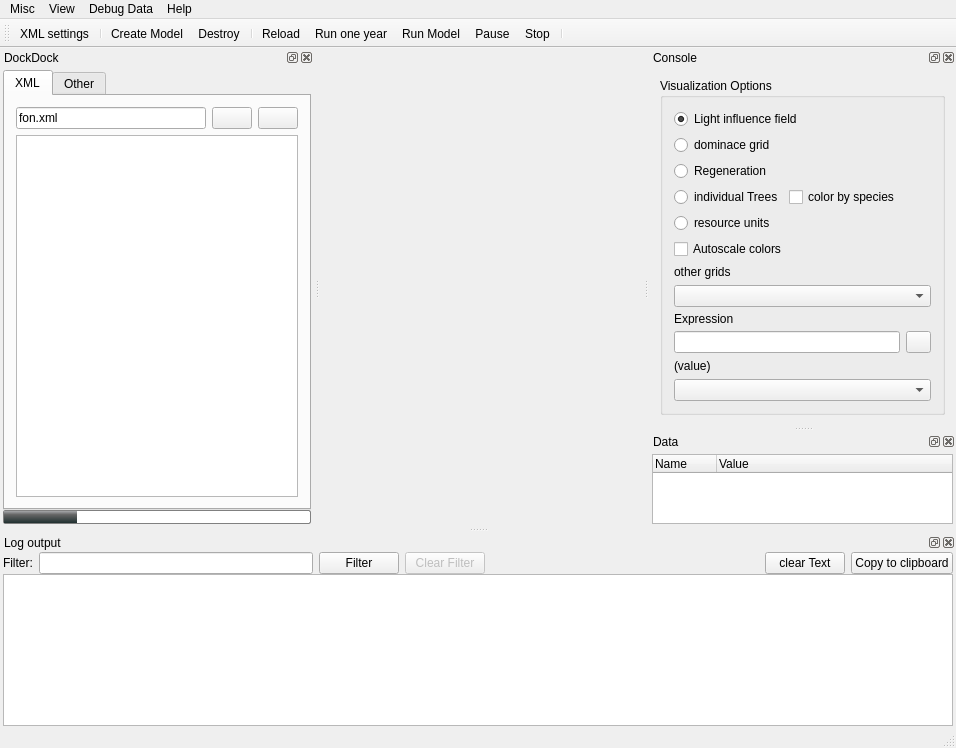
<?xml version="1.0" encoding="UTF-8"?>
<ui version="4.0">
 <class>MainWindowClass</class>
 <widget class="QMainWindow" name="MainWindowClass">
  <property name="geometry">
   <rect>
    <x>0</x>
    <y>0</y>
    <width>956</width>
    <height>748</height>
   </rect>
  </property>
  <property name="windowTitle">
   <string>iLand Viewer</string>
  </property>
  <property name="windowIcon">
   <iconset resource="res/iland.qrc">
    <normaloff>:/icon4.png</normaloff>:/icon4.png</iconset>
  </property>
  <widget class="QWidget" name="centralWidget">
   <layout class="QHBoxLayout" name="horizontalLayout_2">
    <property name="spacing">
     <number>0</number>
    </property>
    <property name="margin">
     <number>0</number>
    </property>
    <item>
     <widget class="PaintArea" name="PaintWidget" native="true">
      <property name="sizePolicy">
       <sizepolicy hsizetype="Expanding" vsizetype="Expanding">
        <horstretch>2</horstretch>
        <verstretch>0</verstretch>
       </sizepolicy>
      </property>
      <property name="cursor">
       <cursorShape>CrossCursor</cursorShape>
      </property>
      <property name="autoFillBackground">
       <bool>true</bool>
      </property>
     </widget>
    </item>
   </layout>
  </widget>
  <widget class="QMenuBar" name="menuBar">
   <property name="geometry">
    <rect>
     <x>0</x>
     <y>0</y>
     <width>956</width>
     <height>20</height>
    </rect>
   </property>
   <widget class="QMenu" name="menuOutput_menu">
    <property name="title">
     <string>Misc</string>
    </property>
    <widget class="QMenu" name="menuLog_Level">
     <property name="title">
      <string>Log Level</string>
     </property>
     <addaction name="actionDebug"/>
     <addaction name="actionInfo"/>
     <addaction name="actionWarning"/>
     <addaction name="actionError"/>
    </widget>
    <addaction name="actionTreelist"/>
    <addaction name="actionFON_grid"/>
    <addaction name="actionOutput_table_description"/>
    <addaction name="actionTimers"/>
    <addaction name="menuLog_Level"/>
    <addaction name="separator"/>
    <addaction name="actionImageToClipboard"/>
   </widget>
   <widget class="QMenu" name="menuView">
    <property name="title">
     <string>View</string>
    </property>
    <addaction name="actionShow_Debug_Messages"/>
   </widget>
   <widget class="QMenu" name="menuDebug_Data">
    <property name="title">
     <string>Debug Data</string>
    </property>
    <addaction name="actionSelect_Data_Types"/>
    <addaction name="actionClearDebugOutput"/>
    <addaction name="actionTree_NPP"/>
    <addaction name="actionTree_Partition"/>
    <addaction name="actionTree_Growth"/>
    <addaction name="actionWater_Output"/>
    <addaction name="actionDaily_responses_Output"/>
    <addaction name="action_debugEstablishment"/>
    <addaction name="actionSnag_Dynamics"/>
    <addaction name="actionPerformance"/>
    <addaction name="actionDynamic_Output"/>
   </widget>
   <widget class="QMenu" name="menuHelp">
    <property name="title">
     <string>Help</string>
    </property>
    <addaction name="actionOnline_ressources"/>
    <addaction name="actionAbout"/>
   </widget>
   <addaction name="menuOutput_menu"/>
   <addaction name="menuView"/>
   <addaction name="menuDebug_Data"/>
   <addaction name="menuHelp"/>
  </widget>
  <widget class="QToolBar" name="mainToolBar">
   <property name="iconSize">
    <size>
     <width>32</width>
     <height>32</height>
    </size>
   </property>
   <property name="toolButtonStyle">
    <enum>Qt::ToolButtonTextUnderIcon</enum>
   </property>
   <attribute name="toolBarArea">
    <enum>TopToolBarArea</enum>
   </attribute>
   <attribute name="toolBarBreak">
    <bool>false</bool>
   </attribute>
   <addaction name="actionEdit_XML_settings"/>
   <addaction name="separator"/>
   <addaction name="actionModelCreate"/>
   <addaction name="actionModelDestroy"/>
   <addaction name="separator"/>
   <addaction name="actionReload"/>
   <addaction name="actionRun_one_year"/>
   <addaction name="actionModelRun"/>
   <addaction name="actionPause"/>
   <addaction name="actionStop"/>
   <addaction name="separator"/>
  </widget>
  <widget class="QStatusBar" name="statusBar"/>
  <widget class="QDockWidget" name="dockEditor">
   <property name="windowTitle">
    <string>DockDock</string>
   </property>
   <attribute name="dockWidgetArea">
    <number>1</number>
   </attribute>
   <widget class="QWidget" name="dockWidgetContents_3">
    <layout class="QVBoxLayout" name="verticalLayout_5">
     <property name="spacing">
      <number>0</number>
     </property>
     <property name="margin">
      <number>3</number>
     </property>
     <item>
      <widget class="QTabWidget" name="editStack">
       <property name="sizePolicy">
        <sizepolicy hsizetype="Preferred" vsizetype="Preferred">
         <horstretch>0</horstretch>
         <verstretch>0</verstretch>
        </sizepolicy>
       </property>
       <property name="minimumSize">
        <size>
         <width>0</width>
         <height>0</height>
        </size>
       </property>
       <property name="currentIndex">
        <number>0</number>
       </property>
       <widget class="QWidget" name="editStackPage1">
        <attribute name="title">
         <string>XML</string>
        </attribute>
        <layout class="QVBoxLayout" name="verticalLayout">
         <item>
          <layout class="QHBoxLayout" name="horizontalLayout">
           <item>
            <widget class="QLineEdit" name="initFileName">
             <property name="text">
              <string>fon.xml</string>
             </property>
            </widget>
           </item>
           <item>
            <widget class="QPushButton" name="openFile">
             <property name="toolTip">
              <string>Select a project file </string>
             </property>
             <property name="text">
              <string/>
             </property>
             <property name="icon">
              <iconset resource="res/iland.qrc">
               <normaloff>:/document-open.png</normaloff>:/document-open.png</iconset>
             </property>
             <property name="iconSize">
              <size>
               <width>16</width>
               <height>16</height>
              </size>
             </property>
            </widget>
           </item>
           <item>
            <widget class="QPushButton" name="saveFile">
             <property name="toolTip">
              <string>Save the current project file</string>
             </property>
             <property name="text">
              <string/>
             </property>
             <property name="icon">
              <iconset resource="res/iland.qrc">
               <normaloff>:/document-save.png</normaloff>:/document-save.png</iconset>
             </property>
             <property name="iconSize">
              <size>
               <width>16</width>
               <height>16</height>
              </size>
             </property>
            </widget>
           </item>
          </layout>
         </item>
         <item>
          <widget class="QTextEdit" name="iniEdit">
           <property name="enabled">
            <bool>true</bool>
           </property>
           <property name="sizePolicy">
            <sizepolicy hsizetype="Expanding" vsizetype="Expanding">
             <horstretch>0</horstretch>
             <verstretch>1</verstretch>
            </sizepolicy>
           </property>
           <property name="maximumSize">
            <size>
             <width>1000</width>
             <height>16777215</height>
            </size>
           </property>
          </widget>
         </item>
        </layout>
       </widget>
       <widget class="QWidget" name="editStackPage2">
        <attribute name="title">
         <string>Other</string>
        </attribute>
        <layout class="QVBoxLayout" name="verticalLayout_2">
         <item>
          <widget class="QTabWidget" name="tabWidget">
           <property name="sizePolicy">
            <sizepolicy hsizetype="Expanding" vsizetype="Expanding">
             <horstretch>0</horstretch>
             <verstretch>2</verstretch>
            </sizepolicy>
           </property>
           <property name="currentIndex">
            <number>0</number>
           </property>
           <widget class="QWidget" name="tab_2">
            <attribute name="title">
             <string>Stamping</string>
            </attribute>
            <widget class="QPushButton" name="stampTrees">
             <property name="geometry">
              <rect>
               <x>90</x>
               <y>10</y>
               <width>91</width>
               <height>23</height>
              </rect>
             </property>
             <property name="minimumSize">
              <size>
               <width>0</width>
               <height>0</height>
              </size>
             </property>
             <property name="text">
              <string>stamp trees</string>
             </property>
            </widget>
            <widget class="QPushButton" name="fonRun">
             <property name="geometry">
              <rect>
               <x>10</x>
               <y>10</y>
               <width>75</width>
               <height>23</height>
              </rect>
             </property>
             <property name="text">
              <string>Setup FON</string>
             </property>
            </widget>
            <widget class="QGroupBox" name="gEditTree_2">
             <property name="geometry">
              <rect>
               <x>10</x>
               <y>40</y>
               <width>268</width>
               <height>121</height>
              </rect>
             </property>
             <property name="title">
              <string>Edit tree</string>
             </property>
             <layout class="QGridLayout" name="gridLayout_2">
              <item row="0" column="0" rowspan="2">
               <widget class="QDoubleSpinBox" name="treeDbh">
                <property name="toolTip">
                 <string>diameter (cm)</string>
                </property>
                <property name="maximum">
                 <double>299.990000000000009</double>
                </property>
               </widget>
              </item>
              <item row="0" column="1" rowspan="2">
               <widget class="QDoubleSpinBox" name="treeHeight">
                <property name="toolTip">
                 <string>Height [m]</string>
                </property>
               </widget>
              </item>
              <item row="0" column="2">
               <widget class="QPushButton" name="treeChange">
                <property name="text">
                 <string>Change</string>
                </property>
               </widget>
              </item>
              <item row="1" column="2" rowspan="2">
               <widget class="QPushButton" name="pbSetAsDebug">
                <property name="text">
                 <string>debug tree</string>
                </property>
               </widget>
              </item>
              <item row="2" column="0">
               <widget class="QDoubleSpinBox" name="treePosX"/>
              </item>
              <item row="2" column="1">
               <widget class="QDoubleSpinBox" name="treePosY"/>
              </item>
              <item row="3" column="0" colspan="2">
               <widget class="QLabel" name="treeImpact">
                <property name="text">
                 <string>(value)</string>
                </property>
               </widget>
              </item>
             </layout>
            </widget>
            <widget class="QPushButton" name="pbResults">
             <property name="geometry">
              <rect>
               <x>180</x>
               <y>10</y>
               <width>71</width>
               <height>23</height>
              </rect>
             </property>
             <property name="toolTip">
              <string>copies tree results in clipboard.</string>
             </property>
             <property name="text">
              <string>Results</string>
             </property>
            </widget>
           </widget>
           <widget class="QWidget" name="Seite">
            <attribute name="title">
             <string>Experssions</string>
            </attribute>
            <layout class="QGridLayout" name="gridLayout">
             <item row="0" column="0">
              <widget class="QLabel" name="label_2">
               <property name="text">
                <string>Filter expression</string>
               </property>
              </widget>
             </item>
             <item row="1" column="0">
              <widget class="QLineEdit" name="expressionFilter"/>
             </item>
             <item row="2" column="0">
              <widget class="QLabel" name="label_3">
               <property name="text">
                <string>Aggregate Expression</string>
               </property>
              </widget>
             </item>
             <item row="3" column="0">
              <widget class="QLineEdit" name="expressionText"/>
             </item>
             <item row="4" column="0">
              <widget class="QLabel" name="label">
               <property name="text">
                <string>Expression history</string>
               </property>
              </widget>
             </item>
             <item row="5" column="0" colspan="2">
              <widget class="QListWidget" name="expressionHistory"/>
             </item>
             <item row="3" column="1">
              <widget class="QPushButton" name="pbCalculateExpression">
               <property name="text">
                <string>calculate</string>
               </property>
              </widget>
             </item>
            </layout>
           </widget>
           <widget class="QWidget" name="pageScript">
            <attribute name="title">
             <string>Scripting</string>
            </attribute>
            <layout class="QVBoxLayout" name="verticalLayout_7">
             <item>
              <layout class="QHBoxLayout" name="horizontalLayout_4">
               <item>
                <widget class="QToolButton" name="selectJavaScript">
                 <property name="toolTip">
                  <string>Select a javascript file and load it.</string>
                 </property>
                 <property name="text">
                  <string>...</string>
                 </property>
                 <property name="icon">
                  <iconset resource="res/iland.qrc">
                   <normaloff>:/document-open.png</normaloff>:/document-open.png</iconset>
                 </property>
                </widget>
               </item>
               <item>
                <widget class="QPushButton" name="reloadJavaScript">
                 <property name="text">
                  <string>reload script</string>
                 </property>
                </widget>
               </item>
               <item>
                <widget class="QPushButton" name="pushButton">
                 <property name="text">
                  <string>Clear Output</string>
                 </property>
                </widget>
               </item>
              </layout>
             </item>
             <item>
              <widget class="QLabel" name="label_5">
               <property name="text">
                <string>Enter command:</string>
               </property>
              </widget>
             </item>
             <item>
              <widget class="QLineEdit" name="scriptCommand"/>
             </item>
             <item>
              <widget class="QLabel" name="label_6">
               <property name="text">
                <string>Script Output</string>
               </property>
              </widget>
             </item>
             <item>
              <widget class="QTextEdit" name="scriptResult"/>
             </item>
            </layout>
           </widget>
          </widget>
         </item>
        </layout>
       </widget>
      </widget>
     </item>
     <item>
      <widget class="QProgressBar" name="modelRunProgress">
       <property name="minimumSize">
        <size>
         <width>80</width>
         <height>0</height>
        </size>
       </property>
       <property name="styleSheet">
        <string notr="true">QProgressBar {    border: 1px solid grey;
    border-radius: 2px;
    max-height: 12px; 
   text-align: right;
}
QProgressBar::chunk {
    background-color: qlineargradient(x1: 0, y1: 0, x2: 0, y2: 1,  stop: 0 #a6a7aa, stop: 0.3 #666666 stop: 1 #203030);
    width: 1px;
 }</string>
       </property>
       <property name="value">
        <number>24</number>
       </property>
       <property name="textVisible">
        <bool>false</bool>
       </property>
      </widget>
     </item>
    </layout>
   </widget>
  </widget>
  <widget class="QDockWidget" name="dockLogviewer">
   <property name="sizePolicy">
    <sizepolicy hsizetype="Expanding" vsizetype="Expanding">
     <horstretch>0</horstretch>
     <verstretch>0</verstretch>
    </sizepolicy>
   </property>
   <property name="windowTitle">
    <string>Log output</string>
   </property>
   <attribute name="dockWidgetArea">
    <number>8</number>
   </attribute>
   <widget class="QWidget" name="dockWidgetContents">
    <layout class="QVBoxLayout" name="verticalLayout_3" stretch="0,1">
     <property name="spacing">
      <number>0</number>
     </property>
     <property name="leftMargin">
      <number>3</number>
     </property>
     <property name="topMargin">
      <number>0</number>
     </property>
     <property name="rightMargin">
      <number>3</number>
     </property>
     <property name="bottomMargin">
      <number>0</number>
     </property>
     <item>
      <layout class="QHBoxLayout" name="horizontalLayout_3">
       <item>
        <widget class="QLabel" name="label_7">
         <property name="text">
          <string>Filter:</string>
         </property>
        </widget>
       </item>
       <item>
        <widget class="QLineEdit" name="logFilterExpression"/>
       </item>
       <item>
        <widget class="QPushButton" name="pbFilterExecute">
         <property name="text">
          <string>Filter</string>
         </property>
        </widget>
       </item>
       <item>
        <widget class="QPushButton" name="pbLogFilterClear">
         <property name="enabled">
          <bool>false</bool>
         </property>
         <property name="text">
          <string>Clear Filter</string>
         </property>
        </widget>
       </item>
       <item>
        <spacer name="horizontalSpacer">
         <property name="orientation">
          <enum>Qt::Horizontal</enum>
         </property>
         <property name="sizeHint" stdset="0">
          <size>
           <width>40</width>
           <height>20</height>
          </size>
         </property>
        </spacer>
       </item>
       <item>
        <widget class="QPushButton" name="pbLogClearText">
         <property name="text">
          <string>clear Text</string>
         </property>
        </widget>
       </item>
       <item>
        <widget class="QPushButton" name="pbLogToClipboard">
         <property name="text">
          <string>Copy to clipboard</string>
         </property>
        </widget>
       </item>
      </layout>
     </item>
     <item>
      <widget class="QPlainTextEdit" name="logOutput">
       <property name="minimumSize">
        <size>
         <width>0</width>
         <height>50</height>
        </size>
       </property>
       <property name="readOnly">
        <bool>true</bool>
       </property>
      </widget>
     </item>
    </layout>
   </widget>
  </widget>
  <widget class="QDockWidget" name="dockWidget">
   <property name="windowTitle">
    <string>Console</string>
   </property>
   <attribute name="dockWidgetArea">
    <number>2</number>
   </attribute>
   <widget class="QWidget" name="dockWidgetContents_2">
    <layout class="QVBoxLayout" name="verticalLayout_4">
     <item>
      <widget class="QGroupBox" name="groupBox">
       <property name="title">
        <string>Visualization Options</string>
       </property>
       <layout class="QGridLayout" name="gridLayout_3">
        <item row="0" column="0" colspan="3">
         <widget class="QRadioButton" name="visFon">
          <property name="text">
           <string>Light influence field</string>
          </property>
          <property name="checked">
           <bool>true</bool>
          </property>
         </widget>
        </item>
        <item row="3" column="0">
         <widget class="QRadioButton" name="visImpact">
          <property name="text">
           <string>individual Trees</string>
          </property>
         </widget>
        </item>
        <item row="5" column="0" colspan="3">
         <widget class="QCheckBox" name="visAutoScale">
          <property name="text">
           <string>Autoscale colors</string>
          </property>
         </widget>
        </item>
        <item row="9" column="0">
         <widget class="QLabel" name="label_4">
          <property name="maximumSize">
           <size>
            <width>16777215</width>
            <height>12</height>
           </size>
          </property>
          <property name="text">
           <string>Expression</string>
          </property>
         </widget>
        </item>
        <item row="10" column="0" colspan="2">
         <widget class="QLineEdit" name="lTreeExpr"/>
        </item>
        <item row="11" column="0" colspan="3">
         <widget class="QLabel" name="fonValue">
          <property name="text">
           <string>(value)</string>
          </property>
         </widget>
        </item>
        <item row="1" column="0">
         <widget class="QRadioButton" name="visDomGrid">
          <property name="text">
           <string>dominace grid</string>
          </property>
         </widget>
        </item>
        <item row="4" column="0" colspan="2">
         <widget class="QRadioButton" name="visResourceUnits">
          <property name="text">
           <string>resource units</string>
          </property>
         </widget>
        </item>
        <item row="2" column="0">
         <widget class="QRadioButton" name="visRegeneration">
          <property name="text">
           <string>Regeneration</string>
          </property>
         </widget>
        </item>
        <item row="3" column="1">
         <widget class="QCheckBox" name="visSpeciesColor">
          <property name="text">
           <string>color by species</string>
          </property>
         </widget>
        </item>
        <item row="10" column="2">
         <widget class="QPushButton" name="pbExecExpression">
          <property name="maximumSize">
           <size>
            <width>25</width>
            <height>16777215</height>
           </size>
          </property>
          <property name="toolTip">
           <string>Execute expression for each tree and draw trees accordingly.</string>
          </property>
          <property name="icon">
           <iconset resource="res/iland.qrc">
            <normaloff>:/Play.png</normaloff>:/Play.png</iconset>
          </property>
          <property name="iconSize">
           <size>
            <width>16</width>
            <height>16</height>
           </size>
          </property>
         </widget>
        </item>
        <item row="12" column="0" colspan="3">
         <widget class="QComboBox" name="speciesFilterBox"/>
        </item>
        <item row="8" column="0" colspan="3">
         <widget class="QComboBox" name="paintGridBox"/>
        </item>
        <item row="6" column="0" colspan="3">
         <widget class="QLabel" name="label_8">
          <property name="text">
           <string>other grids</string>
          </property>
         </widget>
        </item>
       </layout>
      </widget>
     </item>
    </layout>
   </widget>
  </widget>
  <widget class="QDockWidget" name="dockModelDrill">
   <property name="floating">
    <bool>false</bool>
   </property>
   <property name="windowTitle">
    <string>Data</string>
   </property>
   <attribute name="dockWidgetArea">
    <number>2</number>
   </attribute>
   <widget class="QWidget" name="dockWidgetContents_4">
    <layout class="QVBoxLayout" name="verticalLayout_6">
     <property name="margin">
      <number>3</number>
     </property>
     <item>
      <widget class="QTreeWidget" name="dataTree">
       <attribute name="headerDefaultSectionSize">
        <number>64</number>
       </attribute>
       <column>
        <property name="text">
         <string>Name</string>
        </property>
       </column>
       <column>
        <property name="text">
         <string>Value</string>
        </property>
       </column>
      </widget>
     </item>
    </layout>
   </widget>
  </widget>
  <action name="actionEdit_XML_settings">
   <property name="icon">
    <iconset resource="res/iland.qrc">
     <normaloff>:/source_xml.png</normaloff>:/source_xml.png</iconset>
   </property>
   <property name="text">
    <string>XML settings</string>
   </property>
  </action>
  <action name="actionTreelist">
   <property name="text">
    <string>treelist</string>
   </property>
  </action>
  <action name="actionFON_grid">
   <property name="text">
    <string>FON grid</string>
   </property>
  </action>
  <action name="actionModelCreate">
   <property name="icon">
    <iconset resource="res/iland.qrc">
     <normaloff>:/www.png</normaloff>:/www.png</iconset>
   </property>
   <property name="text">
    <string>Create Model</string>
   </property>
  </action>
  <action name="actionModelDestroy">
   <property name="icon">
    <iconset resource="res/iland.qrc">
     <normaloff>:/user-trash.png</normaloff>:/user-trash.png</iconset>
   </property>
   <property name="text">
    <string>Destroy</string>
   </property>
  </action>
  <action name="actionModelRun">
   <property name="icon">
    <iconset resource="res/iland.qrc">
     <normaloff>:/Play All.png</normaloff>:/Play All.png</iconset>
   </property>
   <property name="text">
    <string>Run Model</string>
   </property>
  </action>
  <action name="actionTree_Partition">
   <property name="text">
    <string>Tree Partition</string>
   </property>
  </action>
  <action name="actionTree_Growth">
   <property name="text">
    <string>Tree Growth</string>
   </property>
  </action>
  <action name="actionSelect_Data_Types">
   <property name="text">
    <string>Select Data Types</string>
   </property>
  </action>
  <action name="actionTree_NPP">
   <property name="text">
    <string>Tree NPP</string>
   </property>
  </action>
  <action name="actionRun_one_year">
   <property name="icon">
    <iconset resource="res/iland.qrc">
     <normaloff>:/Play.png</normaloff>:/Play.png</iconset>
   </property>
   <property name="text">
    <string>Run one year</string>
   </property>
  </action>
  <action name="actionReload">
   <property name="icon">
    <iconset resource="res/iland.qrc">
     <normaloff>:/Backup Green Button.png</normaloff>:/Backup Green Button.png</iconset>
   </property>
   <property name="text">
    <string>Reload</string>
   </property>
  </action>
  <action name="actionDynamic_Output">
   <property name="text">
    <string>Dynamic Output</string>
   </property>
  </action>
  <action name="actionShow_Debug_Messages">
   <property name="checkable">
    <bool>true</bool>
   </property>
   <property name="checked">
    <bool>true</bool>
   </property>
   <property name="text">
    <string>Show Debug Messages</string>
   </property>
  </action>
  <action name="actionPause">
   <property name="icon">
    <iconset resource="res/iland.qrc">
     <normaloff>:/Pause.png</normaloff>:/Pause.png</iconset>
   </property>
   <property name="text">
    <string>Pause</string>
   </property>
  </action>
  <action name="actionStop">
   <property name="icon">
    <iconset resource="res/iland.qrc">
     <normaloff>:/process-stop.png</normaloff>:/process-stop.png</iconset>
   </property>
   <property name="text">
    <string>Stop</string>
   </property>
  </action>
  <action name="actionWater_Output">
   <property name="text">
    <string>Water Output</string>
   </property>
  </action>
  <action name="actionOutput_table_description">
   <property name="text">
    <string>Output table description</string>
   </property>
  </action>
  <action name="actionTimers">
   <property name="text">
    <string>Timers</string>
   </property>
  </action>
  <action name="actionOnline_ressources">
   <property name="text">
    <string>Online ressources</string>
   </property>
  </action>
  <action name="actionAbout">
   <property name="text">
    <string>About iLand...</string>
   </property>
  </action>
  <action name="actionDaily_responses_Output">
   <property name="text">
    <string>Daily responses Output</string>
   </property>
  </action>
  <action name="actionClearDebugOutput">
   <property name="text">
    <string>Clear Debug Output</string>
   </property>
  </action>
  <action name="action_debugEstablishment">
   <property name="text">
    <string>Establishment</string>
   </property>
  </action>
  <action name="actionSnag_Dynamics">
   <property name="text">
    <string>Carbon Cycle</string>
   </property>
  </action>
  <action name="actionDebug">
   <property name="checkable">
    <bool>true</bool>
   </property>
   <property name="text">
    <string>Debug</string>
   </property>
  </action>
  <action name="actionWarning">
   <property name="checkable">
    <bool>true</bool>
   </property>
   <property name="text">
    <string>Warning</string>
   </property>
  </action>
  <action name="actionInfo">
   <property name="checkable">
    <bool>true</bool>
   </property>
   <property name="text">
    <string>Info</string>
   </property>
  </action>
  <action name="actionError">
   <property name="checkable">
    <bool>true</bool>
   </property>
   <property name="text">
    <string>Error</string>
   </property>
  </action>
  <action name="actionImageToClipboard">
   <property name="text">
    <string>Copy Image to Clipboard</string>
   </property>
   <property name="shortcut">
    <string>Ctrl+P</string>
   </property>
  </action>
  <action name="actionPerformance">
   <property name="text">
    <string>Performance</string>
   </property>
  </action>
 </widget>
 <layoutdefault spacing="6" margin="11"/>
 <customwidgets>
  <customwidget>
   <class>PaintArea</class>
   <extends>QWidget</extends>
   <header>paintarea.h</header>
   <container>1</container>
  </customwidget>
 </customwidgets>
 <resources>
  <include location="res/iland.qrc"/>
 </resources>
 <connections>
  <connection>
   <sender>expressionHistory</sender>
   <signal>currentTextChanged(QString)</signal>
   <receiver>expressionText</receiver>
   <slot>setText(QString)</slot>
   <hints>
    <hint type="sourcelabel">
     <x>104</x>
     <y>160</y>
    </hint>
    <hint type="destinationlabel">
     <x>60</x>
     <y>153</y>
    </hint>
   </hints>
  </connection>
  <connection>
   <sender>pushButton</sender>
   <signal>clicked()</signal>
   <receiver>scriptResult</receiver>
   <slot>clear()</slot>
   <hints>
    <hint type="sourcelabel">
     <x>105</x>
     <y>165</y>
    </hint>
    <hint type="destinationlabel">
     <x>104</x>
     <y>158</y>
    </hint>
   </hints>
  </connection>
  <connection>
   <sender>logFilterExpression</sender>
   <signal>returnPressed()</signal>
   <receiver>pbFilterExecute</receiver>
   <slot>click()</slot>
   <hints>
    <hint type="sourcelabel">
     <x>278</x>
     <y>565</y>
    </hint>
    <hint type="destinationlabel">
     <x>402</x>
     <y>567</y>
    </hint>
   </hints>
  </connection>
  <connection>
   <sender>visSpeciesColor</sender>
   <signal>clicked()</signal>
   <receiver>visImpact</receiver>
   <slot>click()</slot>
   <hints>
    <hint type="sourcelabel">
     <x>849</x>
     <y>207</y>
    </hint>
    <hint type="destinationlabel">
     <x>750</x>
     <y>211</y>
    </hint>
   </hints>
  </connection>
 </connections>
</ui>
